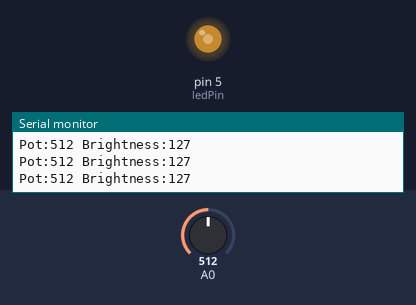
A sketch run on a simulated Arduino Uno, built with avr-gcc and run on an emulated ATmega328P. On the bench: output pins drawn as LEDs (lit = HIGH), the last lines printed to the serial monitor. Inputs (shaded band) come from the test bench; at power-on: A0 = 512.

Above: at 1.2 s.
1.3 s: A0 set to 410
At 2.2 s:
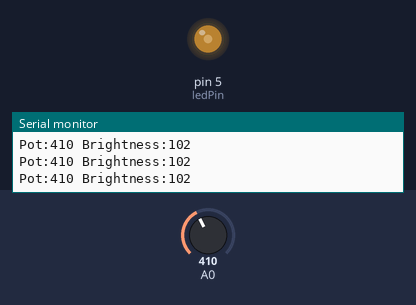
4.3 s: A0 set to 384
At 5.4 s:
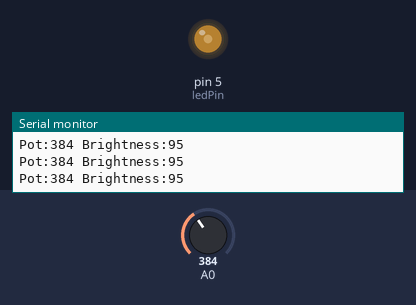
7.3 s: A0 set to 109
At 8.2 s:
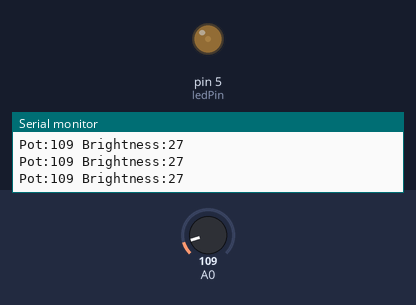
8.8 s: A0 set to 92
At 9.9 s:
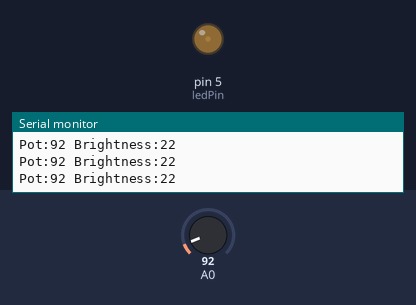
10.3 s: A0 set to 11
At 11.4 s:
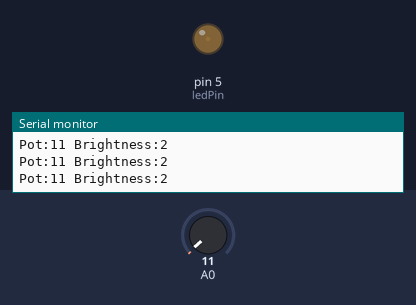
11.8 s: A0 set to 8
At 12.8 s:
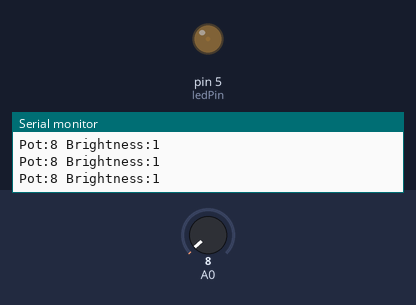
Timing chart, 0 to 14.8 s (numbered marks = the images above; inputs shaded):
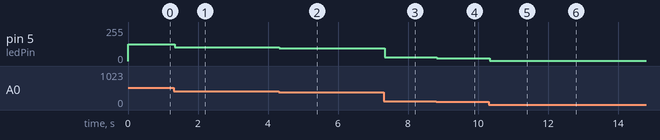

Measured:
- after the input at 1.3 s, pin 5 (ledPin): 127/255 → 102/255 at once
- after the input at 4.3 s, pin 5 (ledPin): 102/255 → 95/255 at once
- after the input at 7.3 s, pin 5 (ledPin): 95/255 → 27/255 at once
- after the input at 8.8 s, pin 5 (ledPin): 27/255 → 22/255 at once
- after the input at 10.3 s, pin 5 (ledPin): 22/255 → 2/255 at once
- after the input at 11.8 s, pin 5 (ledPin): 2/255 → 1/255 at once

The sketch:

3_analogRead.ino
```cpp
/*
Analog Read
*/
int readingValue = 0;
int brightness = 0;
const int ledPin = 5;

void setup() {
  // open the serial port at 9600 bps:
  Serial.begin(9600);
  pinMode(A0,INPUT);
  pinMode(ledPin, OUTPUT);
}


void loop() {
  // get reading from A0
  Serial.print("Pot:");
  readingValue = analogRead(A0);
  Serial.print(readingValue);
  // map it to 0, 255 for analogWrite
  brightness = map(readingValue, 0, 1023, 0, 255);
  Serial.print(" Brightness:");
  Serial.println(brightness);
  analogWrite(ledPin, brightness);
}
```
